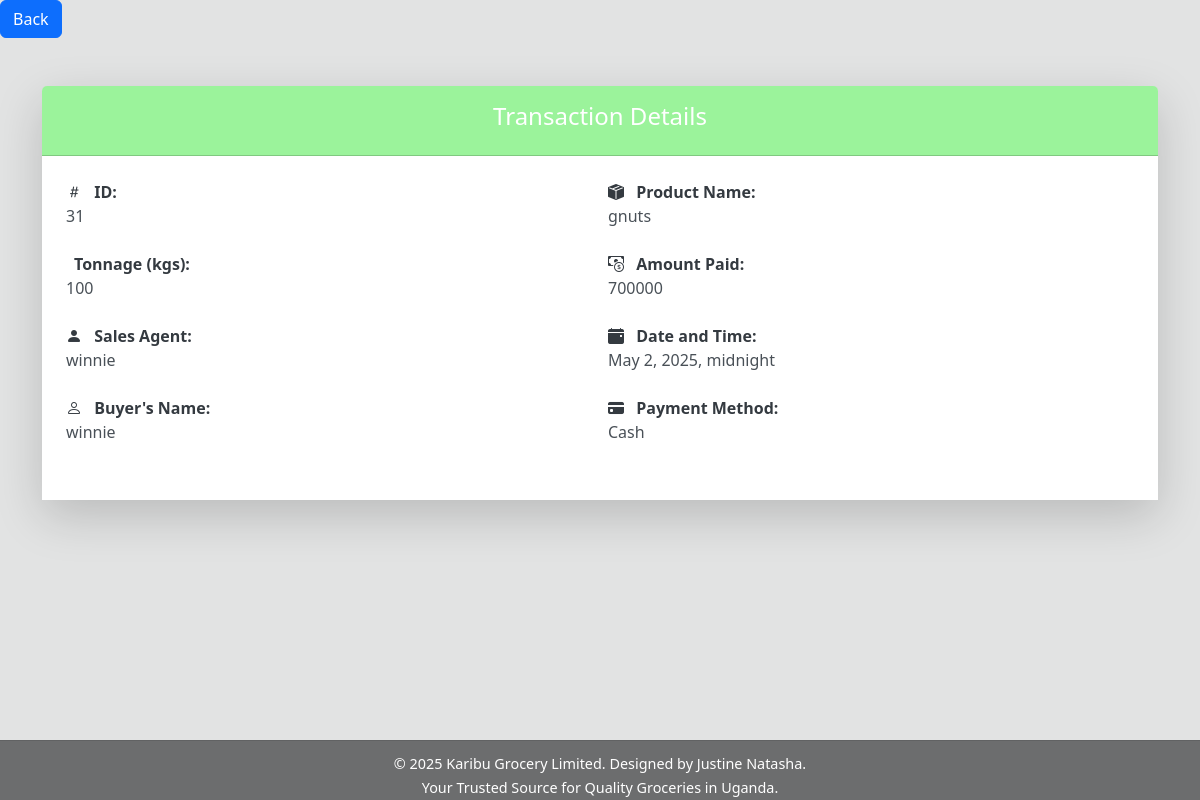
The page /view/31/ (signed in) on the database as committed earlier.
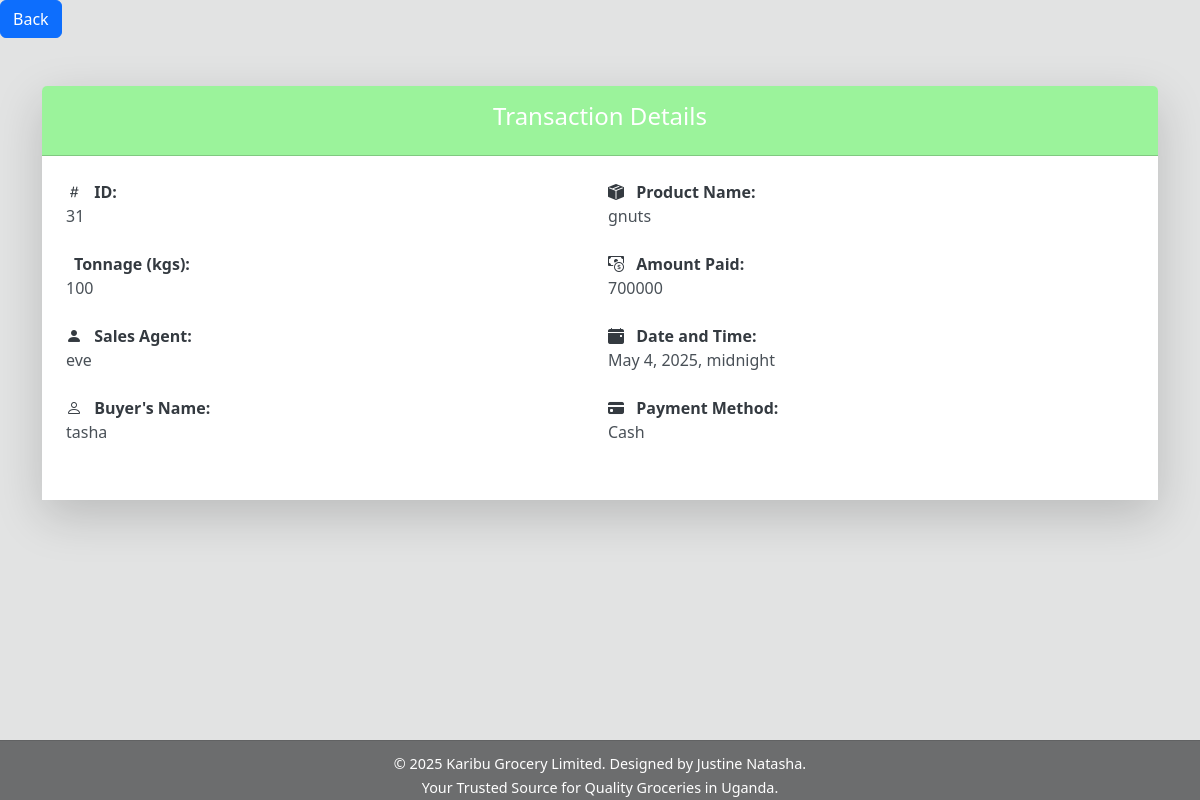
The same page on the database as committed later.
### home/models.py (models this page shows, shortened)
class Sale(models.Model):
    product_name = models.ForeignKey(Stock, on_delete=models.CASCADE, blank=True, null=True)
    tonnage = models.IntegerField(blank=True, null=True, default=0)
    amount_paid = models.IntegerField(default=0, blank=True, null=True)
    buyers_name = models.CharField(max_length=35, blank=False, null=False, default="")
    date_and_time = models.DateTimeField(auto_now_add=True)  # Changed from DateField to DateTimeField
    salesagent_name = models.CharField(blank=True, null=True, max_length=255, default="")
    method_of_payment = models.CharField(
        choices=[("Cash", "Cash"), ("Credit", "Credit")], blank=True, null=True, max_length=255, default="Cash"
    )
    unit_price = models.IntegerField(default=0, blank=True, null=True)
    amount_received = models.FloatField(default=0, blank=True, null=True)

class Stock(models.Model):
    category_name = models.ForeignKey(Category, on_delete=models.CASCADE, blank=True, null=True)
    item_name = models.CharField(max_length=25, default="", blank=True, null=True)
    date = models.DateField(auto_now_add=True)
    time_of_produce = models.DateField(auto_now_add=True)
    tonnage = models.IntegerField(blank=True, null=True, default=0)
    total_quantity = models.IntegerField(blank=True, null=True, default=0)
    cost = models.IntegerField(blank=True, null=True, default=0)
    name_of_dealer = models.CharField(blank=True, null=True, max_length=255)
    branch_name = models.CharField(max_length=255, blank=True, null=True)
    contact = models.CharField(max_length=25)
    unit_price = models.IntegerField(default=0)
    unit_cost = models.IntegerField(default=0)
    current_stock = models.IntegerField()
    received_quantity = models.IntegerField(default=0, blank=True, null=True)
    def __str__(self):
        return self.item_name

### home/views.py (the view)
# urls.py: path('view/<int:pk>/', views.viewsales, name='view'),
@login_required
def viewsales(request, pk):
    sale = get_object_or_404(Sale, pk=pk)
    if request.user.is_manager or request.user.is_salesagent:
        if sale.product_name.branch_name != request.user.assigned_branch.branch_name:
            messages.error(request, 'You can only view sales from your assigned branch')
            return redirect('allsales')
    return render(request, 'home/viewsales.html', {'details': sale})

### home/templates/home/viewsales.html (shortened to what this page needs)
{% load static %}
<!DOCTYPE html>
<html lang="en">
<head>
    <link href="https://cdn.jsdelivr.net/npm/bootstrap@5.3.0/dist/css/bootstrap.min.css" rel="stylesheet">
    <link rel="stylesheet" href="https://cdn.jsdelivr.net/npm/bootstrap-icons@1.10.0/font/bootstrap-icons.css">
</head>
<body>
    {% block content %}
    <a href="/allsales/" class="btn btn-primary mb-3">Back</a>
    <div class="container mt-4">
        <div class="card shadow-lg border-0">
            <div style="background-color: #9bf39b;" class="card-header text-white text-center py-3">
                <h1>Transaction Details</h1>
            </div>
            <div class="card-body bg-white p-4">
                <div class="row g-3">
                    <div class="col-md-6">
                        <strong><i class="bi bi-hash me-2"></i> ID:</strong>
                        <p>{{ details.id }}</p>
                    </div>
                    <div class="col-md-6">
                        <strong><i class="bi bi-box-seam-fill me-2"></i> Product Name:</strong>
                        <p>{{ details.product_name }}</p>
                    </div>
                    <div class="col-md-6">
                        <strong> Tonnage (kgs):</strong>
                        <p>{{ details.tonnage }}</p>
                    </div>
                    <div class="col-md-6">
                        <strong><i class="bi bi-cash-coin me-2"></i> Amount Paid:</strong>
                        <p>{{ details.amount_paid }}</p>
                    </div>
                    <div class="col-md-6">
                        <strong><i class="bi bi-person-fill me-2"></i> Sales Agent:</strong>
                        <p>{{ details.salesagent_name }}</p>
                    </div>
                    <div class="col-md-6">
                        <strong><i class="bi bi-calendar-event-fill me-2"></i> Date and Time:</strong>
                        <p>{{ details.date_and_time }}</p>
                    </div>
                    <div class="col-md-6">
                        <strong><i class="bi bi-person me-2"></i> Buyer's Name:</strong>
                        <p>{{ details.buyers_name }}</p>
                    </div>
                    <div class="col-md-6">
                        <strong><i class="bi bi-credit-card-fill me-2"></i> Payment Method:</strong>
                        <p>{{ details.method_of_payment }}</p>
                    </div>
                </div>
            </div>
        </div>
    </div>
    {% endblock %}
    <footer>
        <p>&copy; 2025 Karibu Grocery Limited. Designed by Justine Natasha.</p>
        <p>Your Trusted Source for Quality Groceries in Uganda.</p>
    </footer>
</body>
</html>

Rows that differ between the two databases and show on the page:
changed Sale "Cash": salesagent_name "winnie" → "eve"; date_and_time "May 2, 2025, midnight" → "May 4, 2025, midnight"; buyers_name "winnie" → "tasha"
